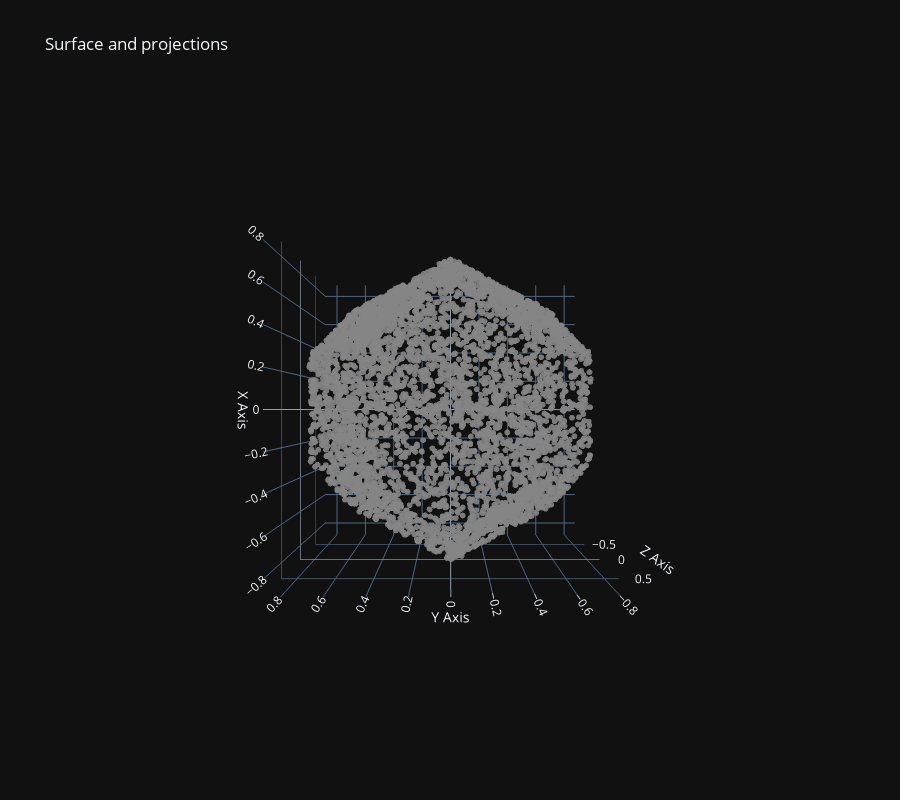

The code cell stored with this chart in its notebook:
### Code cell
from jnlr.utils.implicit_hypersurfaces import f_dodecahedron
Y_lang = langevin_implicit(f_dodecahedron, n_samples=5000, burn=100, thin=2, sigma=0.1, lam=0.01, kappa=0.02, R=3.0)
fig = plot_3d_projection(Y_lang)
fig.update_layout(scene_camera=dict(eye=dict(x=0., y=0., z=2.5)))

### Figure 1 — Plotly figure (JSON) as saved in the notebook; plotly's stock layout.template omitted (floating-point values rounded to 4 significant figures; data arrays with more than 128 entries replaced by an {"elided": "..."} marker saying what was removed)
{"data": [{"marker": {"color": "rgba(120,120,120,0.9)", "size": 2}, "mode": "markers", "name": "original", "x": {"elided": "5000 float values"}, "y": {"elided": "5000 float values"}, "z": {"elided": "5000 float values"}, "type": "scatter3d"}], "layout": {"height": 800, "legend": {"itemsizing": "constant"}, "scene": {"aspectmode": "cube", "camera": {"eye": {"x": 0, "y": 0, "z": 2.5}}, "xaxis": {"title": {"text": "X Axis"}}, "yaxis": {"title": {"text": "Y Axis"}}, "zaxis": {"title": {"text": "Z Axis"}}}, "title": {"text": "Surface and projections"}}}
